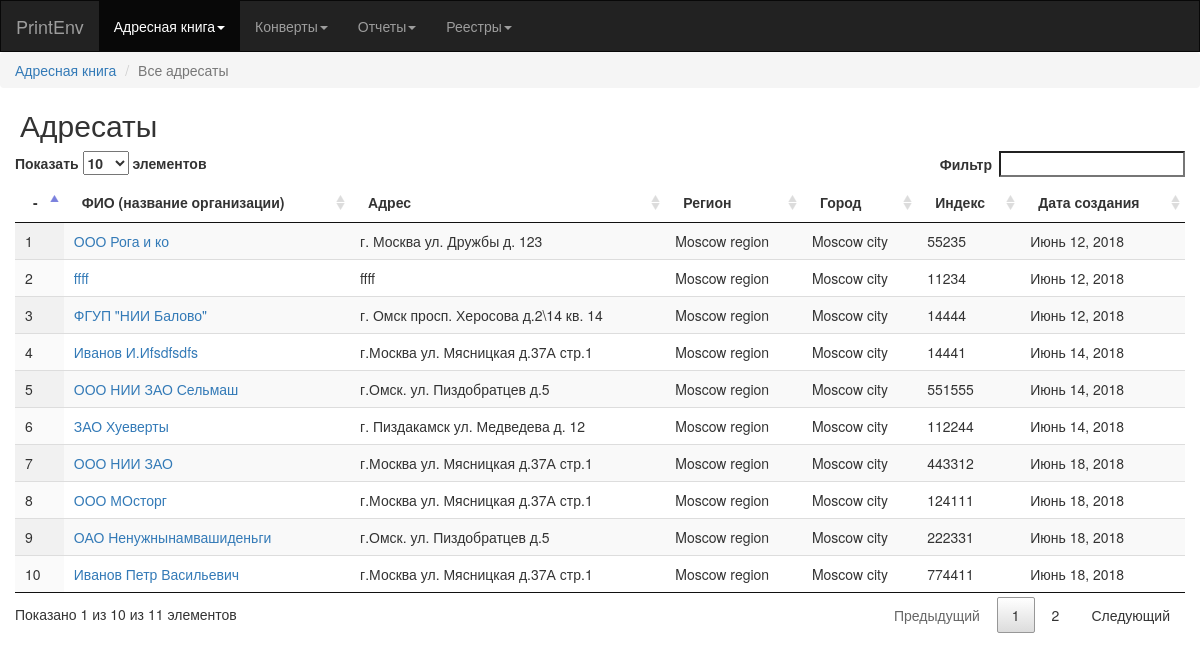
The app's page /, older data.
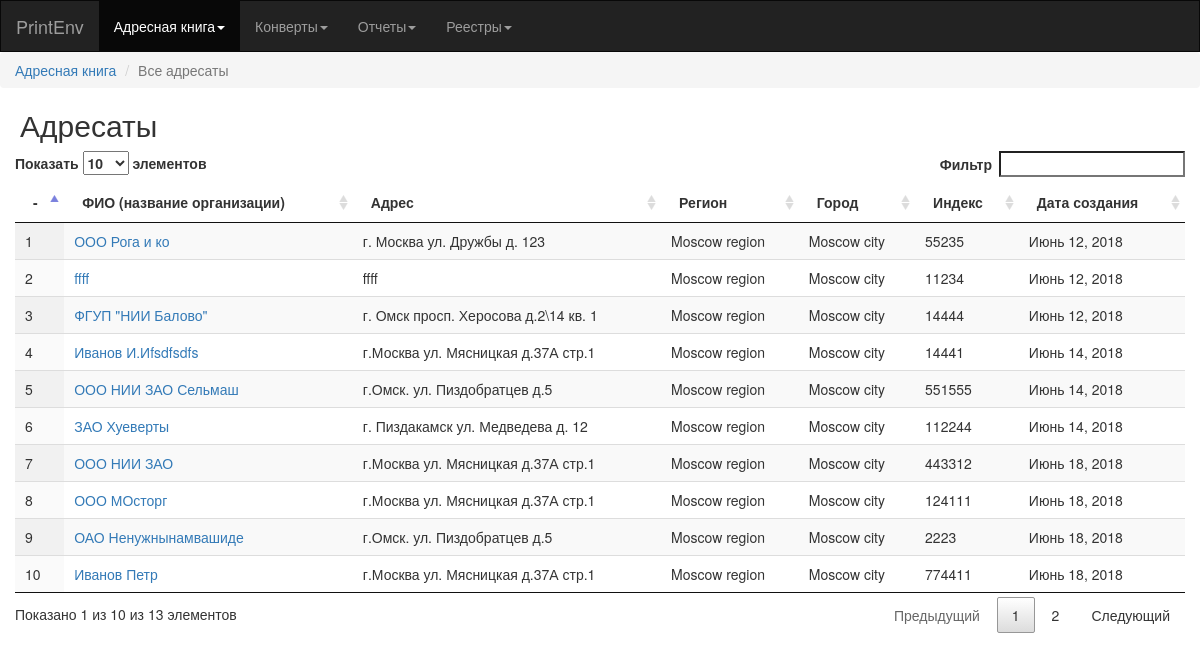
The same page, newer data.
### recepientsapp/models.py (models this page shows, shortened)
class Recepient(models.Model):
	title = models.CharField('Наименование адресата', max_length=100)
	pub_date = models.DateField('Дата публикации', auto_now_add=True)
	address = models.CharField('Адрес', max_length=100)
	region = models.CharField('Регион(область)', max_length=100)
	city = models.CharField('Регион(область)', max_length=100)
	postcode = models.CharField('Индекс', max_length=6, validators=[MinLengthValidator(6)], null=True)
	sender = models.BooleanField('Признак отправителя', default=False)
	class Meta:
		ordering = ['title']
		verbose_name = 'Получатель'
		verbose_name_plural = 'Получатели'

### recepientsapp/views.py (the view)
# urls.py: url(r'^$', views.recepients, name='recepients'),
def recepients(request):
	recepients_list = Recepient.objects.order_by("-pk")
	envelop_list = Envelop.objects.all()
	secret_types_list = SecretType.objects.all()
	return render(request, 'recepients.html', {
		'recepients_list': recepients_list,
		'envelop_list': envelop_list,
		'secret_types_list': secret_types_list
	})

### recepientsapp/templates/recepients.html (shortened to what this page needs)
{% extends 'base_template.html' %}
{% load static %}
{%block head%}
<link rel="stylesheet" type="text/css" href={% static "recepients/css/jquery.dataTables.min.css"%}>
{%endblock%}
{%block navimenu%}
<li><a href="">Адресная книга</a></li>
<li class="active">Все адресаты</li>
{%endblock%}
{%block header%}
<h2 style="margin-left: 20px;">Адресаты</h2>
{%endblock%}
{%block body%}
<div class = "col-md-12">
    <table id="example" class="display" style="width:100;">
            <thead>
                <tr>
                    <th>-</th>
                    <th>ФИО (название организации)</th>
                    <th>Адрес</th>
                    <th>Регион</th>
                    <th>Город</th>
                    <th>Индекс</th>
                    <th>Дата создания</th>
                </tr>
            </thead>
            <tbody>
                  {% for recepient in recepients_list %}
                <tr>
                    <td>{{ recepient.pk }}</td>
                    <td><a href="recepient/{{ recepient.pk }}/">{{ recepient.title }} </a></td>
                    <td>{{ recepient.address }}</td>
                    <td>{{ recepient.region }}</td>
                    <td>{{ recepient.city }}</td>
                    <td>{{ recepient.postcode }}</td>
                    <td>{{ recepient.pub_date }}</td>
                  </tr>
                  {% endfor %}
            </tbody>
        </table>
</div>
{%endblock%}

### _WEBPRINT/templates/base_template.html (shortened to what this page needs)
{% load static %}
<!DOCTYPE html>
<html lang="en">
  <head>
    <link href={% static "css/bootstrap.min.css" %} rel="stylesheet">
    <link href={% static "css/select2.min.css" %} rel="stylesheet">
    {%block head%}
    {%endblock%}
  </head>
  <body>
    <nav class="navbar navbar-inverse" style="margin-bottom: 0px; border-radius: 0px;">
      <div class="container-fluid">
        <div class="navbar-header">
          <a class="navbar-brand" href="#">PrintEnv</a>
        </div>
        <ul class="nav navbar-nav">
          <li class="active" class="dropdown"><a class="dropdown-toggle" data-toggle="dropdown" href="#">Адресная книга<span class="caret"></span></a>
          </li>
          <li class="dropdown"><a class="dropdown-toggle" data-toggle="dropdown" href="#">Конверты<span class="caret"></span></a>
          </li>
          <li class="dropdown"><a class="dropdown-toggle" data-toggle="dropdown" href="#">Отчеты<span class="caret"></span></a>
                  <li class="dropdown"><a class="dropdown-toggle" data-toggle="dropdown" href="#">Реестры<span class="caret"></span></a>
        </ul>
      </div>
    </nav>
    <ol class="breadcrumb">
      {%block navimenu%}
      {%endblock%}
    </ol>
    {%block header%}
    {%endblock%}
    {%block body%}
    {%endblock%}
  </body>
</html>

Row changes from the older to the newer data that the page shows:
changed Recepient id 10: title "Иванов Петр Васильевич" → "Иванов Петр"
changed Recepient id 9: title "ОАО Ненужнынамвашиденьги" → "ОАО Ненужнынамвашиде"; postcode "222331" → "2223"
changed Recepient "ФГУП \"НИИ Балово\"": address "г. Омск просп. Херосова д.2\\14 кв. 14" → "г. Омск просп. Херосова д.2\\14 кв. 1"
Text that changed along with them:
text written by a page script: "Показать элементов Фильтр Показано 1 из 10 из 11 элементов Предыдущий 1 2 Следующий" → "Показать элементов Фильтр Показано 1 из 10 из 13 элементов Предыдущий 1 2 Следующий"
